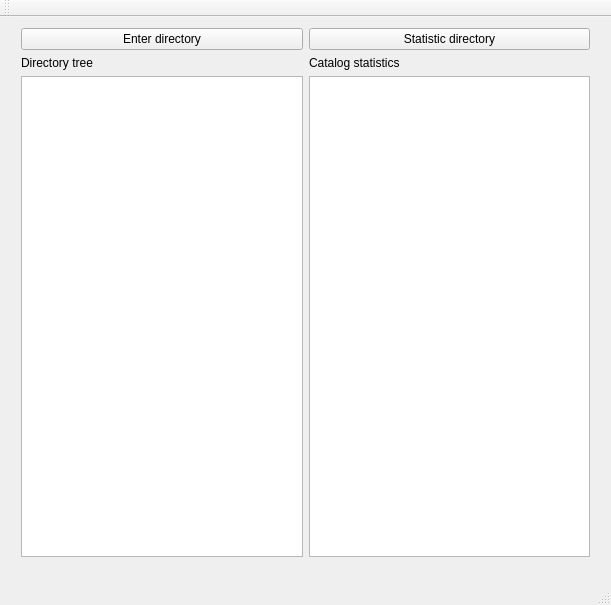
<?xml version="1.0" encoding="UTF-8"?>
<ui version="4.0">
 <class>MainWindow</class>
 <widget class="QMainWindow" name="MainWindow">
  <property name="geometry">
   <rect>
    <x>0</x>
    <y>0</y>
    <width>611</width>
    <height>605</height>
   </rect>
  </property>
  <property name="windowTitle">
   <string>MainWindow</string>
  </property>
  <widget class="QWidget" name="centralWidget">
   <widget class="QWidget" name="horizontalLayoutWidget">
    <property name="geometry">
     <rect>
      <x>10</x>
      <y>0</y>
      <width>591</width>
      <height>551</height>
     </rect>
    </property>
    <layout class="QHBoxLayout" name="horizontalLayout">
     <item>
      <layout class="QVBoxLayout" name="verticalLayout">
       <item>
        <widget class="QPushButton" name="pbEnterDirectory">
         <property name="text">
          <string>Enter directory</string>
         </property>
        </widget>
       </item>
       <item>
        <widget class="QLabel" name="label">
         <property name="text">
          <string>Directory tree</string>
         </property>
        </widget>
       </item>
       <item>
        <widget class="QTextEdit" name="teDirectoryListing"/>
       </item>
      </layout>
     </item>
     <item>
      <layout class="QVBoxLayout" name="verticalLayout_2">
       <item>
        <widget class="QPushButton" name="pbStatisticDirectory">
         <property name="text">
          <string>Statistic directory</string>
         </property>
        </widget>
       </item>
       <item>
        <widget class="QLabel" name="label_2">
         <property name="text">
          <string>Catalog statistics</string>
         </property>
        </widget>
       </item>
       <item>
        <widget class="QTextEdit" name="teCatalogStatistic"/>
       </item>
      </layout>
     </item>
    </layout>
   </widget>
  </widget>
  <widget class="QMenuBar" name="menuBar">
   <property name="geometry">
    <rect>
     <x>0</x>
     <y>0</y>
     <width>611</width>
     <height>21</height>
    </rect>
   </property>
  </widget>
  <widget class="QToolBar" name="mainToolBar">
   <attribute name="toolBarArea">
    <enum>TopToolBarArea</enum>
   </attribute>
   <attribute name="toolBarBreak">
    <bool>false</bool>
   </attribute>
  </widget>
  <widget class="QStatusBar" name="statusBar"/>
 </widget>
 <layoutdefault spacing="6" margin="11"/>
 <resources/>
 <connections/>
</ui>
